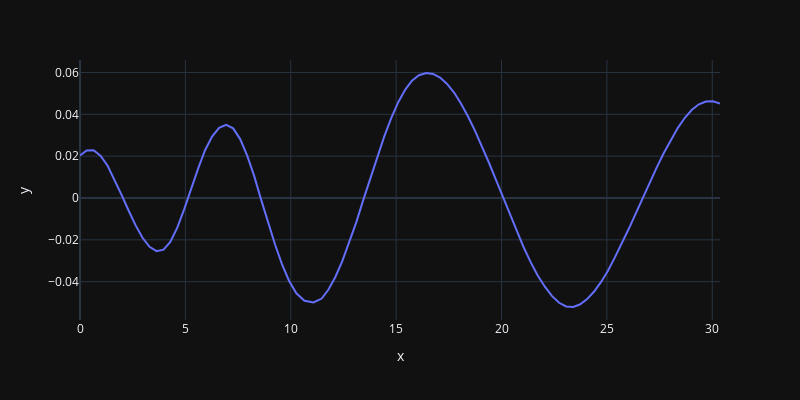

The notebook cell this image was saved under:
### Markdown cell above
### the imfs

### Code cell
fig=px.line(x=t1,y=imf3,template='plotly_dark')
fig.update_layout(
    autosize=False,
    width=800,
    height=400,)
fig.show()
